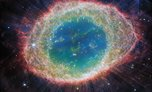
#> input picture Sources/Atrium/Resources/deep-thumb-dying-stars.jpg, 152 x 92 px
$ python -i sky.py   (imports and definitions only)
#> lines starting #> are read from the running program, lines starting #| are printed output that depends on the picture
#!/usr/bin/env python3
"""Bakes Black Hole's sky into Sources/Atrium/Resources: the stars and the Milky Way's glow, both already turned
to the scene's own frame, so the app does no astronomy.

  blackhole-stars.lzfse   the HYG catalogue's stars from magnitude -1.5 to 11 (115,562 of them), then LZFSE.
                          Four runs, each one entry a star, the stars in order of latitude: longitude (2 bytes, low
                          first, 0...65535 for -180...180 degrees), latitude (2 bytes, -90...90), magnitude (1 byte,
                          -1.5...11) and B-V colour (1 byte, -0.4...2).
  blackhole-glow.heic     ESO's Milky Way panorama with its own stars taken out (they don't line up with the
                          catalogue's: docs/black-hole.md) and their light spread back as a haze, 2048 x 1024,
                          longitude across and latitude up, north at the top. Stored lighter than it is, as
                          value^0.6, so the dark sky keeps its steps; the shader undoes it.

The scene's frame: longitude 0, latitude 0 is straight through the hole from the camera, latitude is up the screen
and longitude runs to the right. The sky is turned as in the mock-up Dave picked (sheet 3, tile K: bh.py's
sky_rot = (35, -55, 12)), which puts the Milky Way's band down the right of the screen, with its bright centre
off screen beyond it (66 degrees right, 15 down).

From two sources, both credited in Resources/blackhole-credits.tsv and in Settings, About:
  stars  HYG v4.4, David Nash, CC BY-SA 4.0     https://codeberg.org/astronexus/hyg  (hyg_v44.csv)
  glow   ESO/S. Brunier, CC BY 4.0              https://www.eso.org/public/images/eso0932a/  (the 6000 x 3000 JPEG)
The baked star file is an adaptation of HYG and stays under CC BY-SA 4.0.

    python3 -I docs/black-hole/sky.py hyg_v44.csv eso0932a.jpg     (needs numpy and Pillow; half a minute)
"""
import csv, os, subprocess, sys, tempfile
import numpy as np
from PIL import Image, ImageFilter

Image.MAX_IMAGE_PIXELS = None
RESOURCES = os.path.join(os.path.dirname(os.path.abspath(__file__)), '../../Sources/Atrium/Resources')
GALACTIC = np.array([[-0.0548755604, -0.8734370902, -0.4838350155],     # J2000 to galactic, as SkyMath.swift
                     [+0.4941094279, -0.4448296300, +0.7469822445],
                     [-0.8676661490, -0.1980763734, +0.4559837762]])


def rot(axis, deg):
    c, s = np.cos(np.radians(deg)), np.sin(np.radians(deg))
    return {'x': np.array([[1, 0, 0], [0, c, -s], [0, s, c]]), 'y': np.array([[c, 0, s], [0, 1, 0], [-s, 0, c]]),
            'z': np.array([[c, -s, 0], [s, c, 0], [0, 0, 1]])}[axis]


# bh.py took a direction in the camera's frame (right, up, toward the hole) to its sky map by this turn, and read the
# map (galactic, longitude rising to the left) at longitude -atan2(x, z), latitude asin(y). Together: camera to galactic.
TURN = rot('y', -55) @ rot('x', 12) @ rot('z', 35)
TO_GALACTIC = np.array([[0, 0, 1], [-1, 0, 0], [0, 1, 0]]) @ TURN


def stars(path):
    rows = []
    for row in csv.DictReader(open(path)):
        try:
            ra, dec, mag = float(row['ra']) * 15, float(row['dec']), float(row['mag'])
        except ValueError:
            continue
        if -1.5 <= mag <= 11:
            rows.append((ra, dec, mag, float(row['ci']) if row['ci'] else 0.6))     # no colour measured: a sunlike one
    ra, dec, mag, colour = np.array(rows).T
    ra, dec = np.radians(ra), np.radians(dec)
    seen = np.stack([np.cos(dec) * np.cos(ra), np.cos(dec) * np.sin(ra), np.sin(dec)], 1) @ GALACTIC.T @ TO_GALACTIC
    lon, lat = np.arctan2(seen[:, 0], seen[:, 2]), np.arcsin(np.clip(seen[:, 1], -1, 1))
    order = np.argsort(lat, kind='stable')

    def steps(value, low, high, top):
        return np.clip(np.round((value[order] - low) / (high - low) * top), 0, top)
    packed = (steps(lon, -np.pi, np.pi, 65535).astype('<u2').tobytes() + steps(lat, -np.pi / 2, np.pi / 2, 65535).astype('<u2').tobytes()
              + steps(mag, -1.5, 11, 255).astype(np.uint8).tobytes() + steps(colour, -0.4, 2, 255).astype(np.uint8).tobytes())
    target = os.path.join(RESOURCES, 'blackhole-stars.lzfse')
    with tempfile.NamedTemporaryFile(suffix='.raw') as raw:
        raw.write(packed)
        raw.flush()
        subprocess.run(['/usr/bin/compression_tool', '-encode', '-a', 'lzfse', '-i', raw.name, '-o', target], check=True)
    print(f'{len(rows)} stars, {len(packed)} bytes, {os.path.getsize(target)} packed -> {target}')


def glow(path, wide=2048, high=1024):
    # An opening (the least of each 9 x 9 patch, then the most of those) takes out anything smaller than half a
    # degree, which is every star and none of the dust lanes; then a blur for the patches' square corners. What it
    # took out is the photo's stars. Their light belongs in the glow (away from the galaxy's centre the Milky Way
    # is nothing else), but not their places, so it goes back spread over a degree, the brightest held down first.
#> called with wide = 2048, high = 1024
    pan = Image.open(path).convert('RGB')
#> pan is the input picture: PIL image 152x92 RGB; mean R, G, B 86.7, 87.1, 92.7
    opened = pan.filter(ImageFilter.MinFilter(9)).filter(ImageFilter.MaxFilter(9))
    points = np.clip((np.asarray(pan, dtype=np.float32) - np.asarray(opened, dtype=np.float32)) / 255, 0, 0.5)
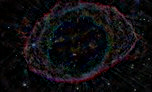
#> points: shape (92, 152, 3) float32; mean R, G, B 0.0604, 0.0539, 0.0632
    h, w, _ = points.shape
#> h = 92; w = 152
    spread = np.exp(-2 * np.pi ** 2 * 15.0 ** 2 * (np.fft.fftfreq(h)[:, None] ** 2 + np.fft.rfftfreq(w)[None, :] ** 2))
    haze = np.fft.irfft2(np.fft.rfft2(points, axes=(0, 1)) * spread[..., None], s=(h, w), axes=(0, 1))
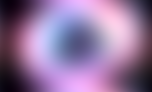
#> haze: shape (92, 152, 3) float64; mean R, G, B 0.0604, 0.0539, 0.0632; drawn with min black and max white
    a = np.asarray(opened.filter(ImageFilter.GaussianBlur(5)), dtype=np.float32) / 255 + np.clip(haze, 0, None).astype(np.float32)
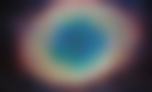
#> a: shape (92, 152, 3) float32; mean R, G, B 0.339, 0.34, 0.363
    lon = ((np.arange(wide) + 0.5) / wide - 0.5) * 2 * np.pi
    lat = (0.5 - (np.arange(high) + 0.5) / high) * np.pi                      # the top row is straight up
    lon, lat = np.meshgrid(lon, lat)
    seen = np.stack([np.cos(lat) * np.sin(lon), np.sin(lat), np.cos(lat) * np.cos(lon)], -1) @ TO_GALACTIC.T
    x = (0.5 - np.arctan2(seen[..., 1], seen[..., 0]) / (2 * np.pi)) % 1 * w - 0.5    # the panorama: galactic longitude 0 in the middle, rising to the left
    y = np.clip((0.5 - np.arcsin(np.clip(seen[..., 2], -1, 1)) / np.pi) * h - 0.5, 0, h - 1.001)
    i, j = np.floor(x).astype(int), np.floor(y).astype(int)
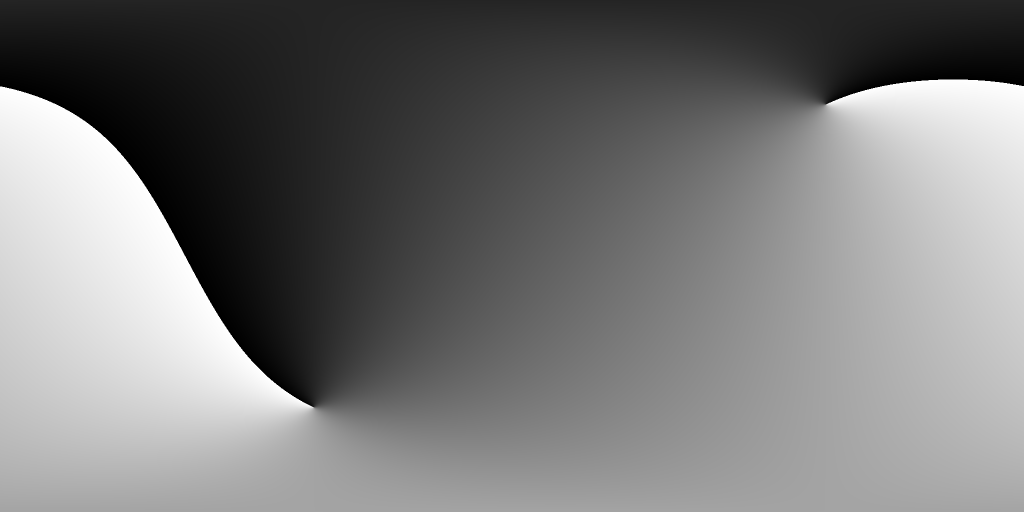
#> x: shape (1024, 2048) float64 (shown at 1/2 size); min -0.5, max 151.5, mean 71.7; drawn with min black and max white
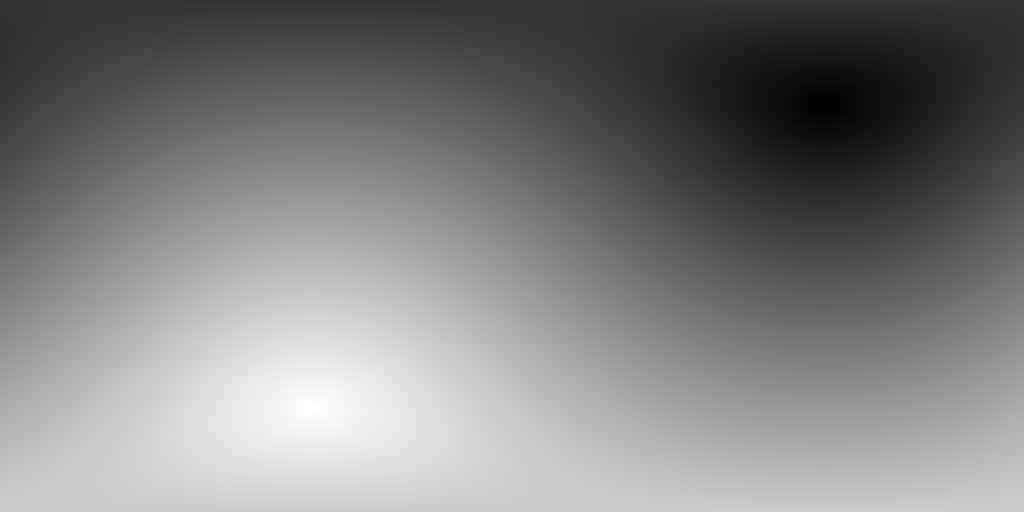
#> y: shape (1024, 2048) float64 (shown at 1/2 size); min 0, max 91, mean 45.5; drawn with min black and max white
    fx, fy = (x - i)[..., None], (y - j)[..., None]
    out = ((a[j, i % w] * (1 - fx) + a[j, (i + 1) % w] * fx) * (1 - fy) + (a[j + 1, i % w] * (1 - fx) + a[j + 1, (i + 1) % w] * fx) * fy)
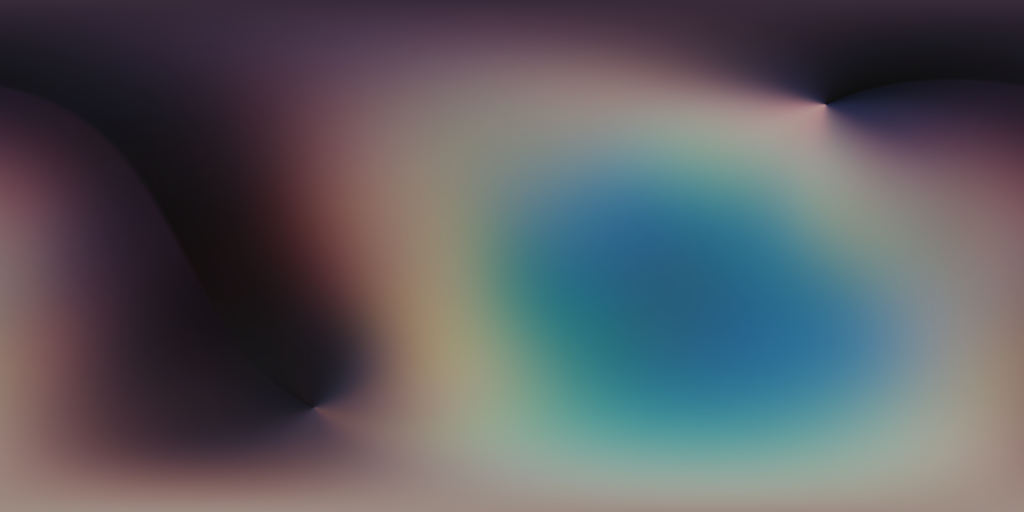
#> out: shape (1024, 2048, 3) float64 (shown at 1/2 size); mean R, G, B 0.358, 0.362, 0.382
    target = os.path.join(RESOURCES, 'blackhole-glow.heic')
    with tempfile.NamedTemporaryFile(suffix='.png') as png:
        Image.fromarray((np.clip(out, 0, 1) ** 0.6 * 255 + 0.5).astype(np.uint8)).save(png.name)
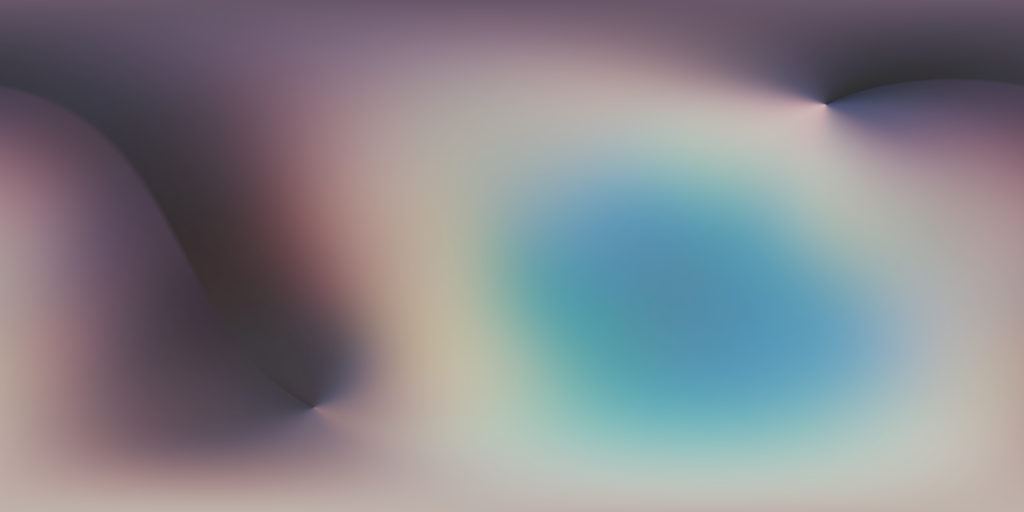
#> saved as tmph6suadr5.png: PIL image 2048x1024 RGB (shown at 1/2 size); mean R, G, B 133.1, 133.3, 139.2
        subprocess.run(['/usr/bin/sips', '-s', 'format', 'heic', '-s', 'formatOptions', '80', png.name, '--out', target],
                       check=True, stdout=subprocess.DEVNULL)
#> (this line was passed over: subprocess is not available in this run)
#> (the run stopped early here; a loop or call above may not have finished)

$ run again, on Sources/Atrium/Resources/menu-aurora.jpg
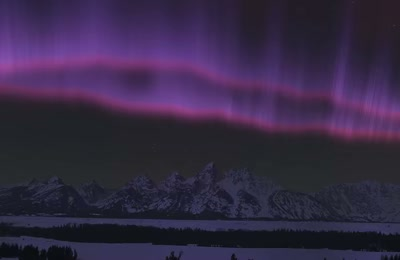
#> input picture Sources/Atrium/Resources/menu-aurora.jpg, 400 x 260 px
#> in glow, pan is the input picture: PIL image 400x260 RGB; mean R, G, B 53.8, 41.3, 69.5
#> in glow, `out = ((a[j, i % w] * (1 - fx) + a[j, (i + 1) % w] * fx) * (1 - fy) + ..`:
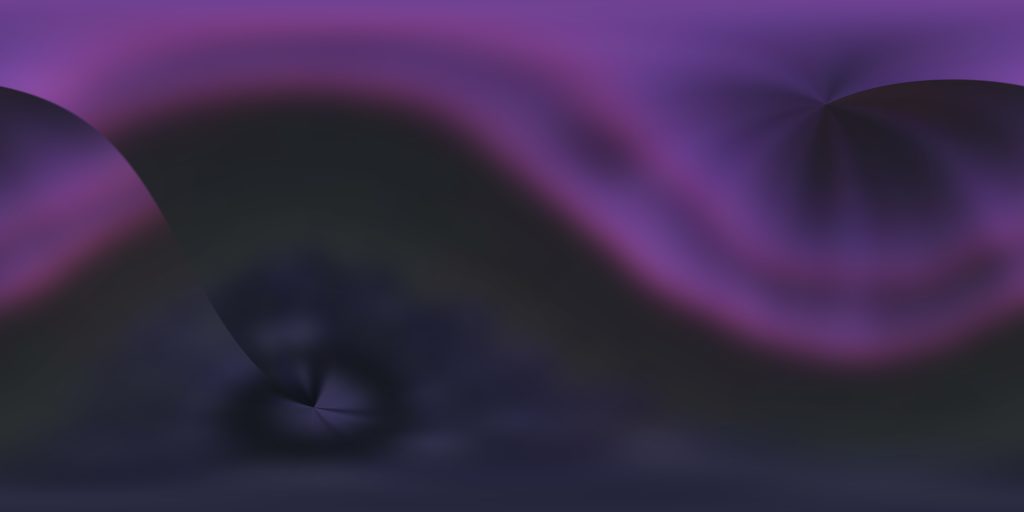
#> out: shape (1024, 2048, 3) float64 (shown at 1/2 size); mean R, G, B 0.234, 0.173, 0.298
#> in glow, `Image.fromarray((np.clip(out, 0, 1) ** 0.6 * 255 + 0.5).astype(np.uint..`:
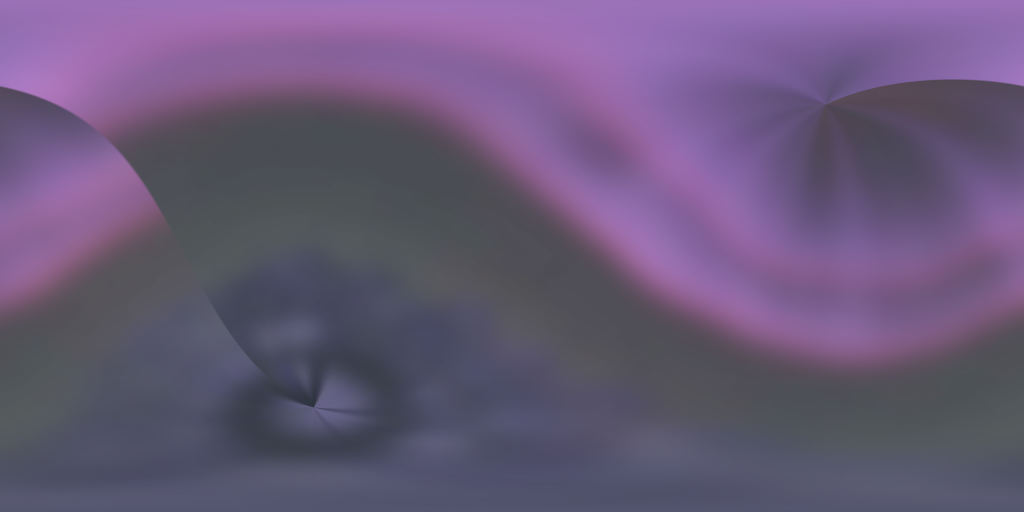
#> saved as tmp1sv3fzjt.png: PIL image 2048x1024 RGB (shown at 1/2 size); mean R, G, B 104.1, 88.5, 120.5
